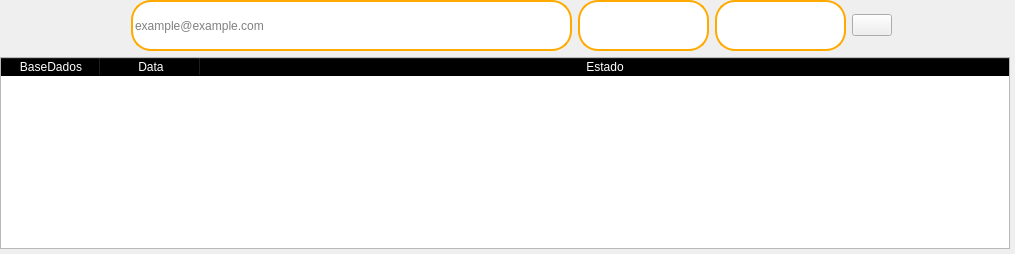
             <widget class="QWidget" name="violocao">
              <layout class="QGridLayout" name="gridLayout_3">
               <property name="leftMargin">
                <number>0</number>
               </property>
               <property name="topMargin">
                <number>0</number>
               </property>
               <property name="rightMargin">
                <number>0</number>
               </property>
               <property name="bottomMargin">
                <number>0</number>
               </property>
               <item row="0" column="0">
                <layout class="QVBoxLayout" name="verticalLayout_11">
                 <property name="rightMargin">
                  <number>5</number>
                 </property>
                 <property name="bottomMargin">
                  <number>5</number>
                 </property>
                 <item>
                  <layout class="QHBoxLayout" name="horizontalLayout_9">
                   <item>
                    <spacer name="horizontalSpacer_4">
                     <property name="orientation">
                      <enum>Qt::Horizontal</enum>
                     </property>
                     <property name="sizeHint" stdset="0">
                      <size>
                       <width>118</width>
                       <height>20</height>
                      </size>
                     </property>
                    </spacer>
                   </item>
                   <item>
                    <layout class="QHBoxLayout" name="horizontalLayout_8">
                     <item>
                      <widget class="QLabel" name="label_15">
                       <property name="text">
                        <string/>
                       </property>
                       <property name="pixmap">
                        <pixmap resource="../Dashboard.qrc">:/Image/Icons/email.png</pixmap>
                       </property>
                      </widget>
                     </item>
                     <item>
                      <widget class="QLineEdit" name="email_search">
                       <property name="minimumSize">
                        <size>
                         <width>441</width>
                         <height>51</height>
                        </size>
                       </property>
                       <property name="maximumSize">
                        <size>
                         <width>441</width>
                         <height>51</height>
                        </size>
                       </property>
                       <property name="styleSheet">
                        <string notr="true">QLineEdit{
border:2px solid rgb(255, 170, 0);
border-radius:20px;
color:black;
}</string>
                       </property>
                       <property name="placeholderText">
                        <string>example@example.com</string>
                       </property>
                      </widget>
                     </item>
                     <item>
                      <widget class="QPushButton" name="button_search_email">
                       <property name="minimumSize">
                        <size>
                         <width>131</width>
                         <height>51</height>
                        </size>
                       </property>
                       <property name="maximumSize">
                        <size>
                         <width>131</width>
                         <height>51</height>
                        </size>
                       </property>
                       <property name="styleSheet">
                        <string notr="true">QPushButton{
border:2px solid rgb(255, 170, 0);
border-radius:20px;
color:white;
background-color:white
}

QPushButton:hover{
background-color:rgb(255, 170, 0);

}</string>
                       </property>
                       <property name="text">
                        <string/>
                       </property>
                       <property name="icon">
                        <iconset resource="../Dashboard.qrc">
                         <normaloff>:/Image/Icons/search.png</normaloff>:/Image/Icons/search.png</iconset>
                       </property>
                       <property name="iconSize">
                        <size>
                         <width>44</width>
                         <height>43</height>
                        </size>
                       </property>
                      </widget>
                     </item>
                     <item>
                      <widget class="QPushButton" name="button_search_email_clean">
                       <property name="minimumSize">
                        <size>
                         <width>131</width>
                         <height>51</height>
                        </size>
                       </property>
                       <property name="maximumSize">
                        <size>
                         <width>131</width>
                         <height>51</height>
                        </size>
                       </property>
                       <property name="styleSheet">
                        <string notr="true">QPushButton{
border:2px solid rgb(255, 170, 0);
border-radius:20px;
color:white;
background-color:white
}

QPushButton:hover{
background-color:rgb(255, 170, 0);

}</string>
                       </property>
                       <property name="text">
                        <string/>
                       </property>
                       <property name="icon">
                        <iconset resource="../Dashboard.qrc">
                         <normaloff>:/Image/Icons/clean.png</normaloff>:/Image/Icons/clean.png</iconset>
                       </property>
                       <property name="iconSize">
                        <size>
                         <width>44</width>
                         <height>43</height>
                        </size>
                       </property>
                      </widget>
                     </item>
                     <item>
                      <widget class="QPushButton" name="button_site_email_databreach">
                       <property name="styleSheet">
                        <string notr="true">
QPushButton:hover{
background-color: rgb(255, 0, 0);
}</string>
                       </property>
                       <property name="text">
                        <string/>
                       </property>
                       <property name="icon">
                        <iconset resource="../Dashboard.qrc">
                         <normaloff>:/Image/Icons/question-mark-30.png</normaloff>:/Image/Icons/question-mark-30.png</iconset>
                       </property>
                      </widget>
                     </item>
                    </layout>
                   </item>
                   <item>
                    <spacer name="horizontalSpacer_8">
                     <property name="orientation">
                      <enum>Qt::Horizontal</enum>
                     </property>
                     <property name="sizeHint" stdset="0">
                      <size>
                       <width>118</width>
                       <height>20</height>
                      </size>
                     </property>
                    </spacer>
                   </item>
                  </layout>
                 </item>
                 <item>
                  <widget class="QTableWidget" name="table_email">
                   <property name="styleSheet">
                    <string notr="true">QHeaderView::section { background-color: black; color: white; }
</string>
                   </property>
                   <attribute name="horizontalHeaderCascadingSectionResizes">
                    <bool>false</bool>
                   </attribute>
                   <attribute name="horizontalHeaderShowSortIndicator" stdset="0">
                    <bool>false</bool>
                   </attribute>
                   <attribute name="horizontalHeaderStretchLastSection">
                    <bool>true</bool>
                   </attribute>
                   <attribute name="verticalHeaderCascadingSectionResizes">
                    <bool>false</bool>
                   </attribute>
                   <attribute name="verticalHeaderShowSortIndicator" stdset="0">
                    <bool>false</bool>
                   </attribute>
                   <attribute name="verticalHeaderStretchLastSection">
                    <bool>false</bool>
                   </attribute>
                   <column>
                    <property name="text">
                     <string>BaseDados</string>
                    </property>
                   </column>
                   <column>
                    <property name="text">
                     <string>Data</string>
                    </property>
                   </column>
                   <column>
                    <property name="text">
                     <string>Estado</string>
                    </property>
                   </column>
                  </widget>
                 </item>
                </layout>
               </item>
              </layout>
             </widget>
